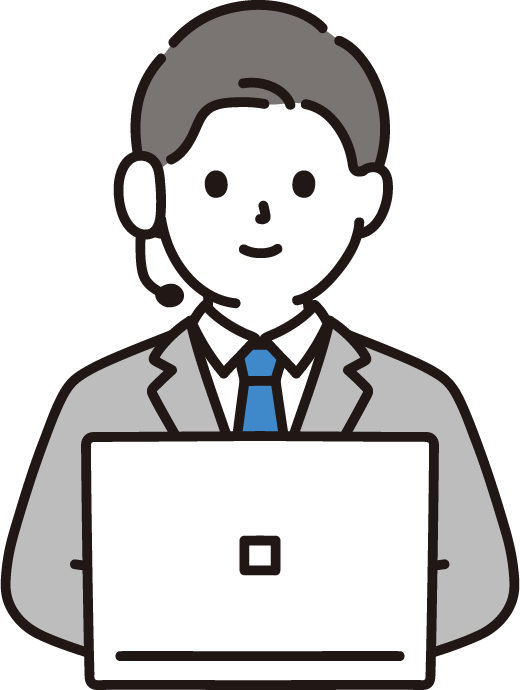
#> input picture image/input/10856_color.png, 520 x 690 px; its folder holds only this picture in this run
$ python image_convert.py
#> lines starting #> are read from the running program, lines starting #| are printed output that depends on the picture
import datetime
import glob
import os
import shutil
from PIL import Image, ImageOps

dt_now = datetime.datetime.now()
timestamp = dt_now.strftime('%Y%m%d%H%M%S')
check_dir_path = "./image/checked/" + timestamp

print("処理開始")

# 退避用ディレクトリ作成
os.mkdir(check_dir_path)

images = glob.glob("./image/input/*.png")
print(images)

for image_path in images:
    print(image_path)

    image_file_name = os.path.split(image_path)[1]
    image_file_name_no_extension = os.path.splitext(image_file_name)[0]

    # 画像の加工 今回は説明の為、簡略化（invert加工のみ）
    image = Image.open(image_path).convert('RGB')
    image_invert = ImageOps.invert(image)
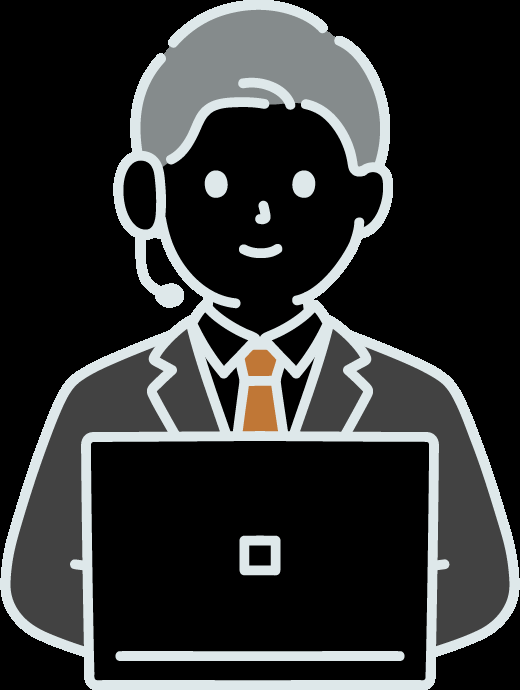
#> image_invert: PIL image 520x690 RGB; mean R, G, B 47.3, 48.6, 48.6
    image_invert.save("./image/output/" + image_file_name_no_extension + "_invert.png")

    print("画像変換完了：" + image_file_name)

    # 処理済みファイルの退避
    shutil.copy2(image_path, check_dir_path + "/" + image_file_name)
    print("画像退避完了：" + image_file_name)

    # 処理済みファイルを削除
    os.remove(image_path)
    print("画像削除完了：" + image_file_name)

print("処理完了")

$ run again, on image/input/present_box.png
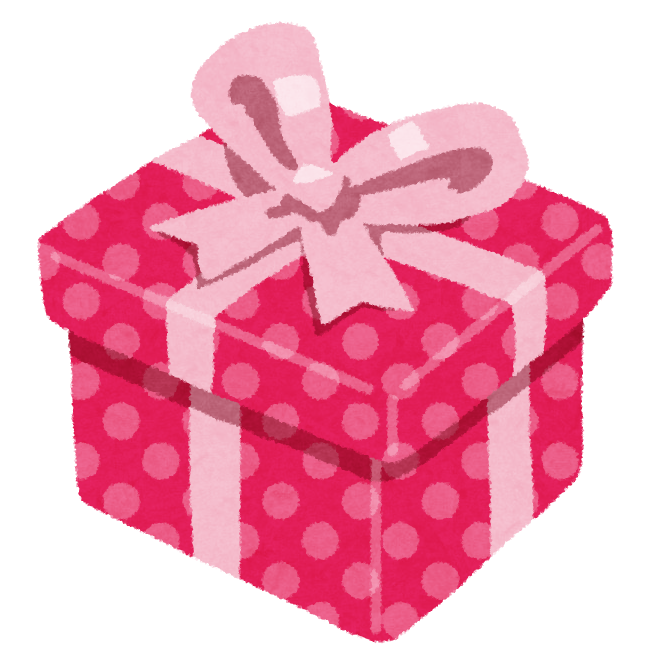
#> input picture image/input/present_box.png, 654 x 665 px
#> `image = Image.open(image_path).convert('RGB')`:
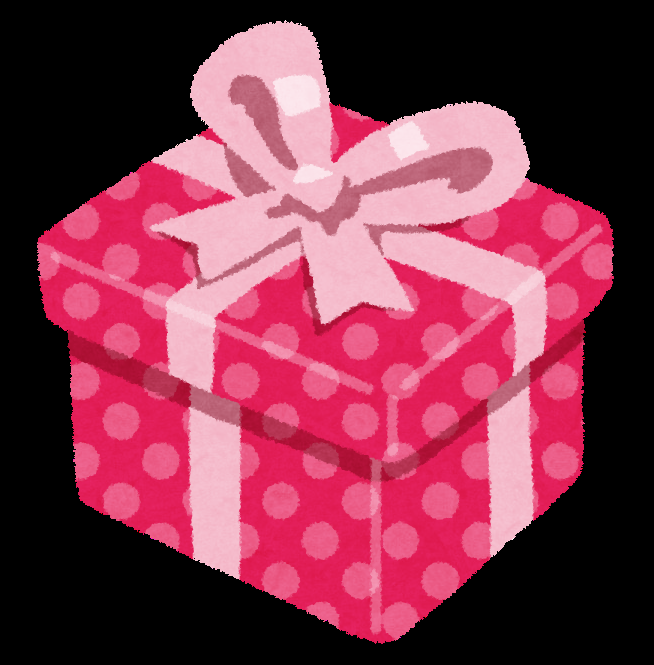
#> image: PIL image 654x665 RGB; mean R, G, B 126.1, 53.7, 74.5
#> `image_invert = ImageOps.invert(image)`:
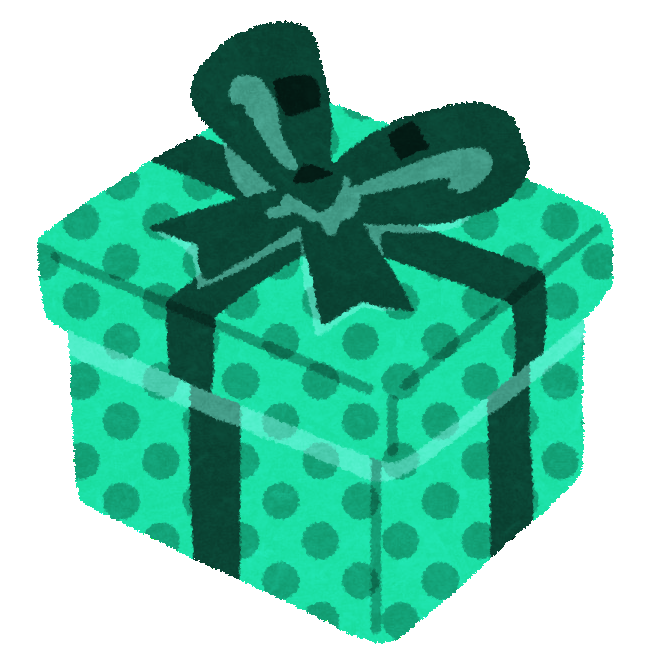
#> image_invert: PIL image 654x665 RGB; mean R, G, B 128.9, 201.3, 180.5

$ run again, on image/input/4241_color.png
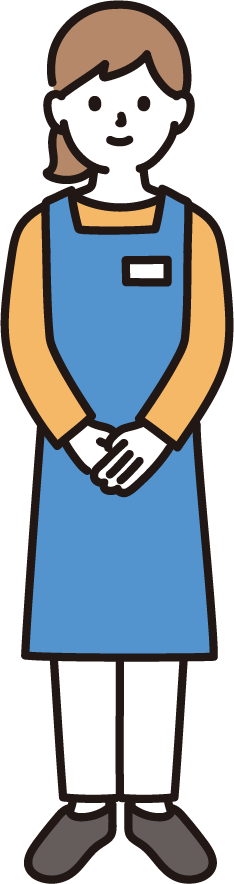
#> input picture image/input/4241_color.png, 234 x 884 px
#> `image_invert = ImageOps.invert(image)`:
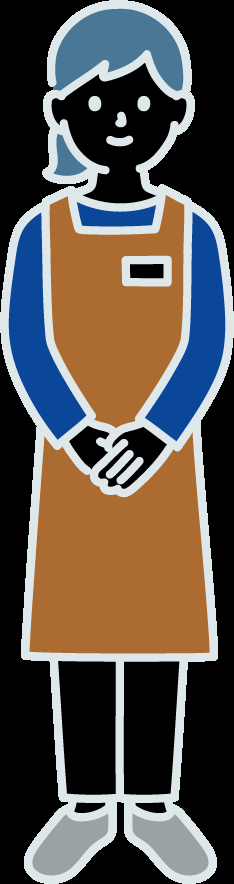
#> image_invert: PIL image 234x884 RGB; mean R, G, B 90.5, 82.5, 75.6

$ run again, on image/input/5711_color.png
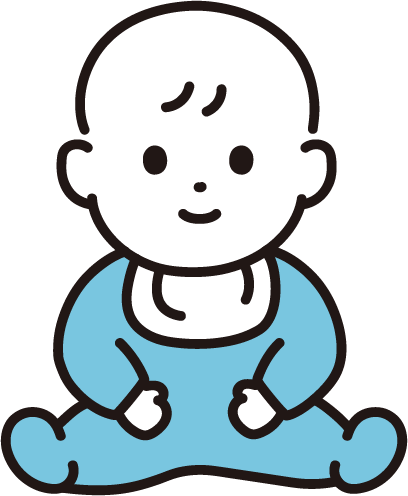
#> input picture image/input/5711_color.png, 408 x 496 px
#> `image_invert = ImageOps.invert(image)`:
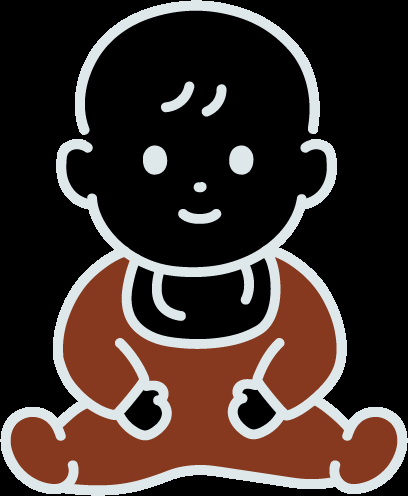
#> image_invert: PIL image 408x496 RGB; mean R, G, B 61.2, 47.3, 42.4

$ run again, on image/input/megane_hikaru_man.png
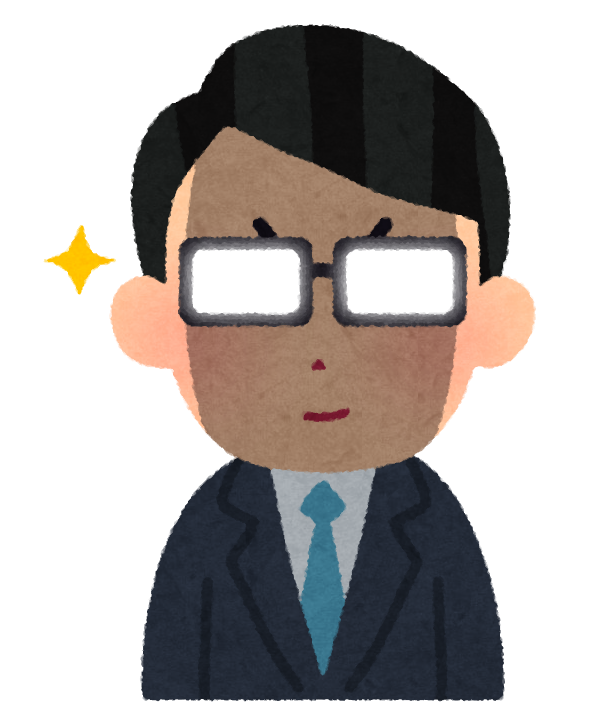
#> input picture image/input/megane_hikaru_man.png, 604 x 722 px
#> `image = Image.open(image_path).convert('RGB')`:
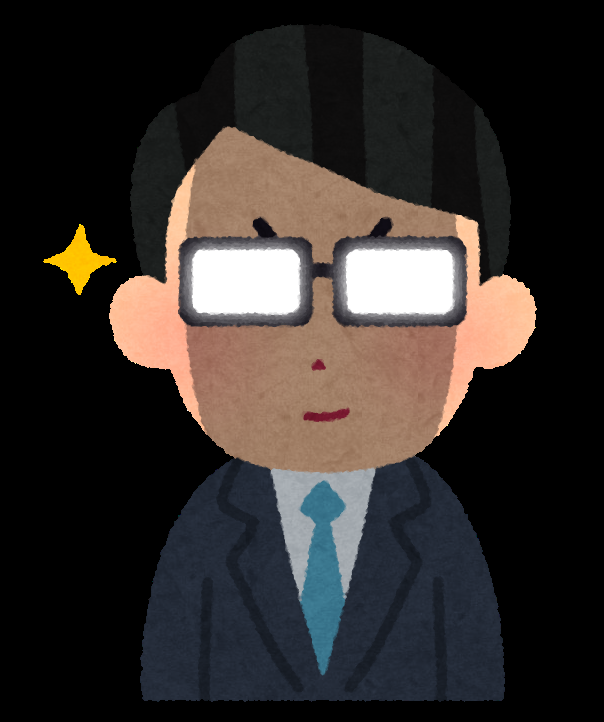
#> image: PIL image 604x722 RGB; mean R, G, B 50.6, 45.3, 42.6
#> `image_invert = ImageOps.invert(image)`:
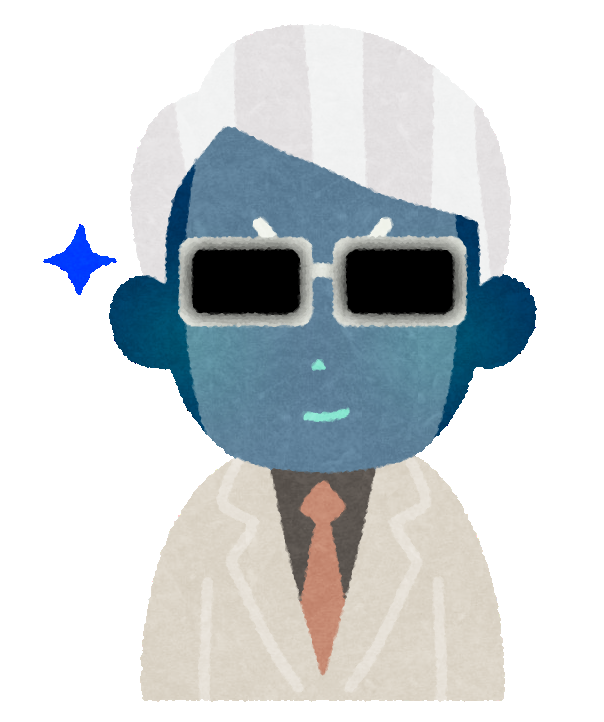
#> image_invert: PIL image 604x722 RGB; mean R, G, B 204.4, 209.7, 212.4
